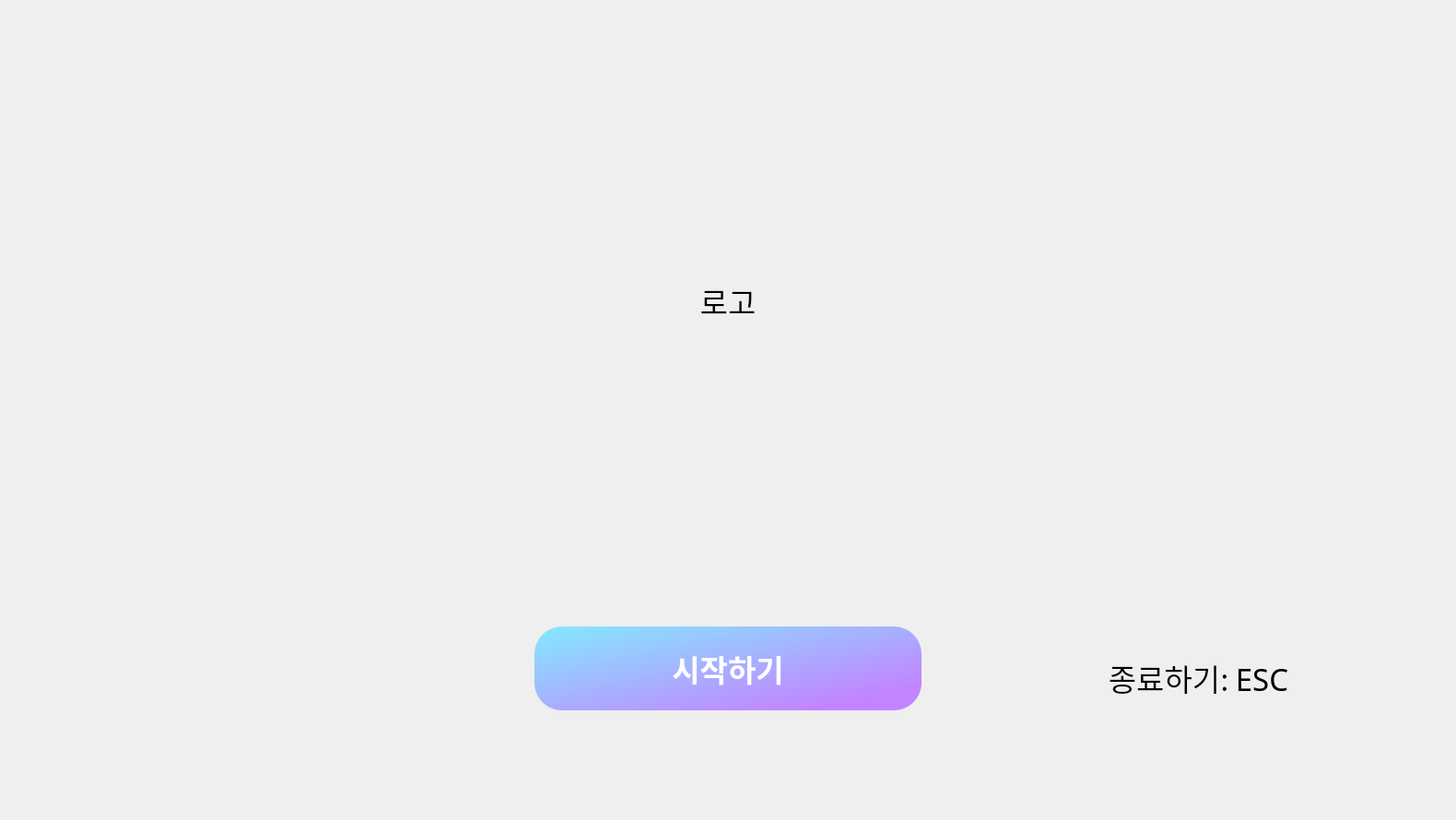
<?xml version="1.0" encoding="UTF-8"?>
<ui version="4.0">
 <class>Form</class>
 <widget class="QWidget" name="Form">
  <property name="geometry">
   <rect>
    <x>0</x>
    <y>0</y>
    <width>1580</width>
    <height>890</height>
   </rect>
  </property>
  <property name="windowTitle">
   <string>Form</string>
  </property>
  <property name="toolTipDuration">
   <number>2</number>
  </property>
  <property name="styleSheet">
   <string notr="true">background-color:'#3c4043'; color:'white';
</string>
  </property>
  <widget class="QLabel" name="logo">
   <property name="geometry">
    <rect>
     <x>534</x>
     <y>70</y>
     <width>512</width>
     <height>512</height>
    </rect>
   </property>
   <property name="font">
    <font>
     <family>Noto Sans KR Black</family>
     <pointsize>25</pointsize>
    </font>
   </property>
   <property name="styleSheet">
    <string notr="true"/>
   </property>
   <property name="text">
    <string>로고</string>
   </property>
   <property name="alignment">
    <set>Qt::AlignCenter</set>
   </property>
  </widget>
  <widget class="QPushButton" name="start_button">
   <property name="geometry">
    <rect>
     <x>580</x>
     <y>680</y>
     <width>420</width>
     <height>91</height>
    </rect>
   </property>
   <property name="maximumSize">
    <size>
     <width>16777177</width>
     <height>16777215</height>
    </size>
   </property>
   <property name="font">
    <font>
     <family>Noto Sans KR</family>
     <pointsize>25</pointsize>
     <weight>75</weight>
     <italic>false</italic>
     <bold>true</bold>
     <underline>false</underline>
     <strikeout>false</strikeout>
     <kerning>false</kerning>
    </font>
   </property>
   <property name="cursor">
    <cursorShape>PointingHandCursor</cursorShape>
   </property>
   <property name="tabletTracking">
    <bool>true</bool>
   </property>
   <property name="styleSheet">
    <string notr="true">border-radius:30px;
color: white;
	background-color: qlineargradient(spread:pad, x1:0, y1:0, x2:0.857143, y2:0.857955, stop:0 #84E9FF , stop:1 #C284FF);
</string>
   </property>
   <property name="text">
    <string>시작하기</string>
   </property>
  </widget>
  <widget class="QLabel" name="label">
   <property name="geometry">
    <rect>
     <x>1190</x>
     <y>710</y>
     <width>221</width>
     <height>51</height>
    </rect>
   </property>
   <property name="font">
    <font>
     <family>Noto Sans KR</family>
     <pointsize>25</pointsize>
    </font>
   </property>
   <property name="text">
    <string>종료하기: ESC</string>
   </property>
   <property name="alignment">
    <set>Qt::AlignCenter</set>
   </property>
  </widget>
 </widget>
 <resources/>
 <connections/>
</ui>
